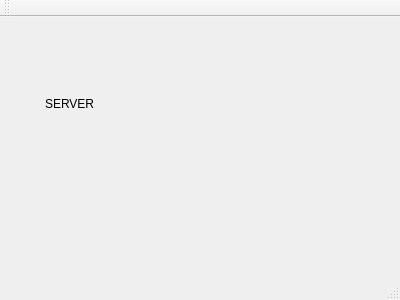
<?xml version="1.0" encoding="UTF-8"?>
<ui version="4.0">
 <class>MainWindow</class>
 <widget class="QMainWindow" name="MainWindow">
  <property name="geometry">
   <rect>
    <x>0</x>
    <y>0</y>
    <width>400</width>
    <height>300</height>
   </rect>
  </property>
  <property name="windowTitle">
   <string>MainWindow</string>
  </property>
  <widget class="QWidget" name="centralWidget">
   <widget class="QLabel" name="label">
    <property name="geometry">
     <rect>
      <x>45</x>
      <y>26</y>
      <width>141</width>
      <height>121</height>
     </rect>
    </property>
    <property name="text">
     <string>SERVER</string>
    </property>
   </widget>
  </widget>
  <widget class="QMenuBar" name="menuBar">
   <property name="geometry">
    <rect>
     <x>0</x>
     <y>0</y>
     <width>400</width>
     <height>22</height>
    </rect>
   </property>
  </widget>
  <widget class="QToolBar" name="mainToolBar">
   <attribute name="toolBarArea">
    <enum>TopToolBarArea</enum>
   </attribute>
   <attribute name="toolBarBreak">
    <bool>false</bool>
   </attribute>
  </widget>
  <widget class="QStatusBar" name="statusBar"/>
 </widget>
 <layoutdefault spacing="6" margin="11"/>
 <resources/>
 <connections/>
</ui>
